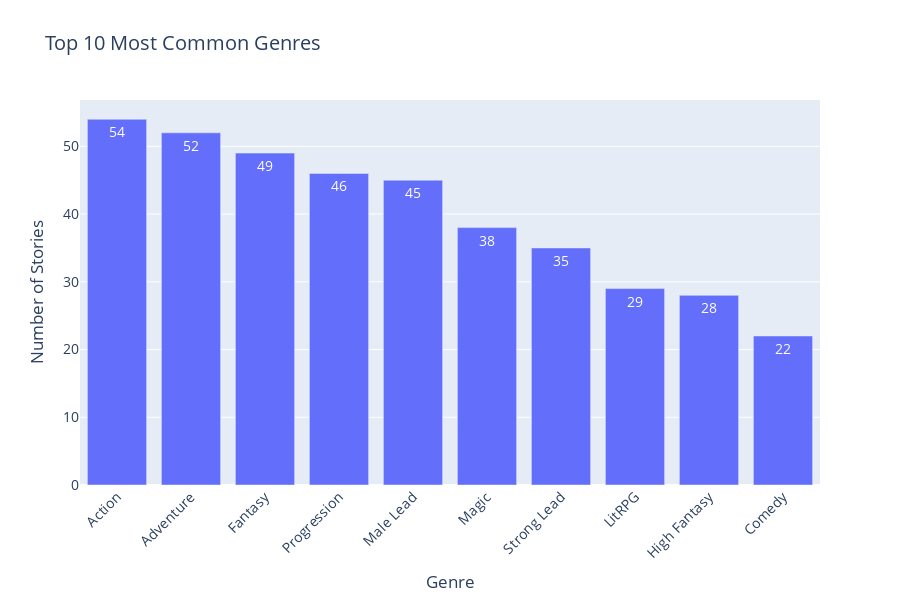
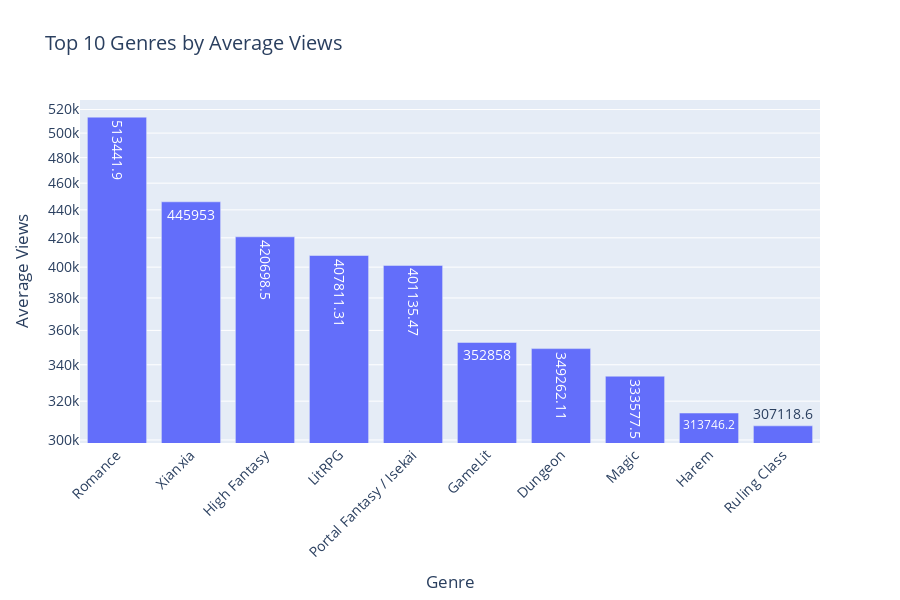
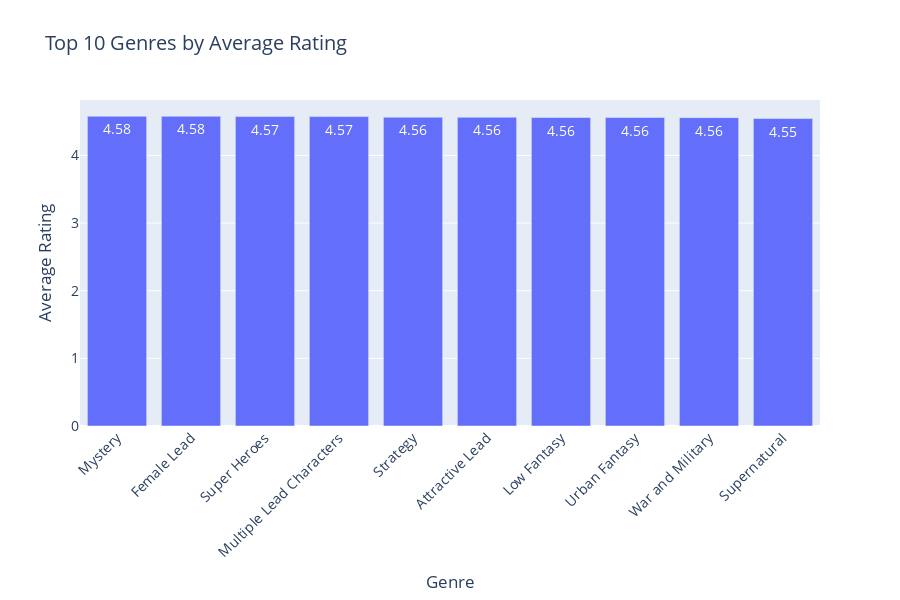

Write notebook code for charts like these, in order.
### Markdown cell above
## Genre Analysis

Let's analyze the distribution of genres and their relationship with other metrics. This will help us understand which genres are most popular and successful on Royal Road.

### Code cell
# Get genre distribution (handling null values)
genres = df['genre'].fillna('Unknown').str.split(',').explode().str.strip()
genre_counts = genres.value_counts()

# Create bar chart of genre distribution
fig = go.Figure(data=[
    go.Bar(
        x=genre_counts.head(10).index, 
        y=genre_counts.head(10).values,
        text=genre_counts.head(10).values,
        textposition='auto'
    )
])

fig.update_layout(
    title='Top 10 Most Common Genres',
    xaxis_title='Genre',
    yaxis_title='Number of Stories',
    xaxis_tickangle=-45,
    height=600,
    width=900,
    font=dict(size=14),
    margin=dict(b=100)  # Add more margin at the bottom for rotated labels
)
fig.show()

# Calculate and display genre performance metrics
for metric in ['views', 'rating', 'followers']:
    # Create a list to store data for each story-genre pair
    story_genre_data = []
    
    # Process each row (story) individually
    for _, row in df.dropna(subset=['genre', metric]).iterrows():
        if pd.isna(row['genre']) or not row['genre']:
            continue
            
        # Split the genres string into a list
        genres = row['genre'].split(',')
        
        # Add each genre-story pair to our data
        for genre in genres:
            genre = genre.strip()
            if genre:  # Skip empty strings
                story_genre_data.append({
                    'story_id': row['id'],
                    'genre': genre,
                    metric: row[metric]
                })
    
    # Create a DataFrame from our list
    genre_df = pd.DataFrame(story_genre_data)
    
    # Calculate average and count for each genre
    genre_stats = genre_df.groupby('genre').agg({metric: ['mean', 'count']})
    genre_stats.columns = genre_stats.columns.droplevel(0)  # Flatten multi-index
    
    # Filter for genres with at least 5 stories
    genre_stats = genre_stats[genre_stats['count'] >= 5]
    
    # Sort by mean and get top 10
    top_genres = genre_stats.nlargest(10, 'mean').reset_index()
    
    # Create bar chart
    fig = go.Figure(data=[
        go.Bar(
            x=top_genres['genre'],
            y=top_genres['mean'],
            text=np.round(top_genres['mean'], 2),
            textposition='auto',
            customdata=top_genres['count'],
            hovertemplate='Genre: %{x}<br>' +
                         f'Average {metric}: %{{y:,.2f}}<br>' +
                         'Number of stories: %{customdata}<br>'
        )
    ])
    
    fig.update_layout(
        title=f'Top 10 Genres by Average {metric.capitalize()}',
        xaxis_title='Genre',
        yaxis_title=f'Average {metric.capitalize()}',
        xaxis_tickangle=-45,
        height=600,
        width=900,
        font=dict(size=14),
        margin=dict(b=100)
    )
    
    # Use log scale for views and followers
    if metric in ['views', 'followers']:
        fig.update_yaxes(type='log')
    
    fig.show()

### Figure 1 — Plotly figure (JSON) as saved in the notebook; plotly's stock layout.template omitted (floating-point values rounded to 4 significant figures)
{"data": [{"text": [54.0, 52.0, 49.0, 46.0, 45.0, 38.0, 35.0, 29.0, 28.0, 22.0], "textposition": "auto", "type": "bar", "x": ["Action", "Adventure", "Fantasy", "Progression", "Male Lead", "Magic", "Strong Lead", "LitRPG", "High Fantasy", "Comedy"], "y": [54, 52, 49, 46, 45, 38, 35, 29, 28, 22]}], "layout": {"font": {"size": 14}, "height": 600, "margin": {"b": 100}, "title": {"text": "Top 10 Most Common Genres"}, "width": 900, "xaxis": {"tickangle": -45, "title": {"text": "Genre"}}, "yaxis": {"title": {"text": "Number of Stories"}}}}

### Figure 2 — Plotly figure (JSON) as saved in the notebook; plotly's stock layout.template omitted (floating-point values rounded to 4 significant figures)
{"data": [{"customdata": [10, 9, 28, 29, 19, 12, 9, 38, 5, 15], "hovertemplate": "Genre: %{x}<br>Average views: %{y:,.2f}<br>Number of stories: %{customdata}<br>", "text": [513400.0, 446000.0, 420700.0, 407800.0, 401100.0, 352900.0, 349300.0, 333600.0, 313700.0, 307100.0], "textposition": "auto", "type": "bar", "x": ["Romance", "Xianxia", "High Fantasy", "LitRPG", "Portal Fantasy / Isekai", "GameLit", "Dungeon", "Magic", "Harem", "Ruling Class"], "y": [513400.0, 446000.0, 420700.0, 407800.0, 401100.0, 352900.0, 349300.0, 333600.0, 313700.0, 307100.0]}], "layout": {"font": {"size": 14}, "height": 600, "margin": {"b": 100}, "title": {"text": "Top 10 Genres by Average Views"}, "width": 900, "xaxis": {"tickangle": -45, "title": {"text": "Genre"}}, "yaxis": {"title": {"text": "Average Views"}, "type": "log"}}}

### Figure 3 — Plotly figure (JSON) as saved in the notebook; plotly's stock layout.template omitted (floating-point values rounded to 4 significant figures)
{"data": [{"customdata": [6, 15, 7, 10, 19, 10, 10, 10, 15, 15], "hovertemplate": "Genre: %{x}<br>Average rating: %{y:,.2f}<br>Number of stories: %{customdata}<br>", "text": [4.58, 4.58, 4.57, 4.57, 4.56, 4.56, 4.56, 4.56, 4.56, 4.55], "textposition": "auto", "type": "bar", "x": ["Mystery", "Female Lead", "Super Heroes", "Multiple Lead Characters", "Strategy", "Attractive Lead", "Low Fantasy", "Urban Fantasy", "War and Military", "Supernatural"], "y": [4.578, 4.578, 4.574, 4.574, 4.564, 4.564, 4.56, 4.56, 4.559, 4.545]}], "layout": {"font": {"size": 14}, "height": 600, "margin": {"b": 100}, "title": {"text": "Top 10 Genres by Average Rating"}, "width": 900, "xaxis": {"tickangle": -45, "title": {"text": "Genre"}}, "yaxis": {"title": {"text": "Average Rating"}}}}
